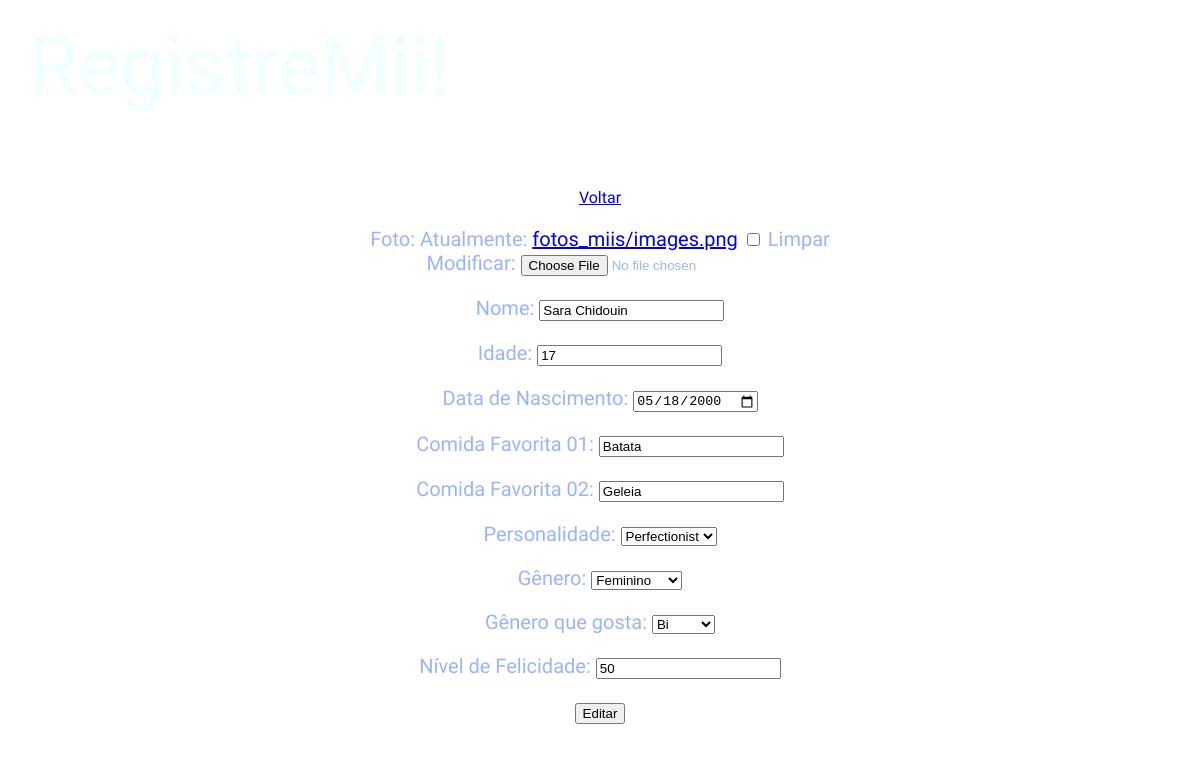
The page /miis/edit_mii/ilha/13/mii/16 (signed in) on the database its author committed.
### miis/models.py (models this page shows, shortened)
class Mii(models.Model):
    personalidade_escolha = {"Achiever":"Achiever", "Maverick":"Maverick", "Rogue":"Rogue", "Visionary":"Visionary", "Buddy":"Buddy", "Cheerleader":"Cheerleader", "Cheerleader":"Daydreamer", "Sweetie":"Sweetie", "Charmer":"Charmer", "Dynamo":"Dynamo", "Go-Getter":"Go-Getter", "Merrymaker":"Merrymaker", "Observer":"Observer", "Perfectionist":"Perfectionist", "Thinker":"Thinker", "Strategist":"Strategist"}
    genero_escolha = {"Masculino":"Masculino", "Feminino":"Feminino", "Não-binário":'Não-binário'}
    generoquegosta_escolha = {"Hetero":"Hetero", "Homo":"Homo", "Bi":"Bi"}
    foto_mii = models.ImageField(
        blank=True,
        null=True,
        upload_to='fotos_miis/'
    )
    nome_mii = models.CharField(
        max_length=20
    )
    idade_mii = models.PositiveIntegerField(
        blank=True,
        null=True
    )
    datadenascimento_mii = models.DateField(
        blank=True,
        null=True,
    )
    comidafavorita1_mii = models.CharField(
        blank=True, null=True
    )
    comidafavorita2_mii = models.CharField(
        blank=True, null=True
    )
    personalidade_mii = models.CharField(
        choices=personalidade_escolha
    )
    genero_mii = models.CharField(
        choices=genero_escolha
    )
    generoquegosta_mii = models.CharField(
        choices=generoquegosta_escolha,
        blank=True,
        null=True
    )
    felicidade_mii = models.IntegerField(
        default=0
    )
    ilha_mii = models.ForeignKey(Ilha, on_delete=models.CASCADE)

### miis/views.py (the view)
# urls.py: path('edit_mii/ilha/<ilha_id>/mii/<id>', views.edit_mii, name='edit_mii'),
@login_required
def edit_mii(request, ilha_id, id):
    mii_editar = Mii.objects.get(pk=id)
    form=MiiForm(request.POST or None,request.FILES or None, instance=mii_editar)
    if form.is_valid():
        form.save()
        return redirect('painelmii', ilha_id)
    return render(request, "painel/edit_mii.html", {'form':form, 'ilha_id' : ilha_id})

### miis/forms.py
class MiiForm(forms.ModelForm):
    class Meta:
        model=Mii
        fields=('foto_mii', 'nome_mii', 'idade_mii', 'datadenascimento_mii','comidafavorita1_mii','comidafavorita2_mii','personalidade_mii','genero_mii','generoquegosta_mii','felicidade_mii')
        labels = {
            'foto_mii' : 'Foto',
            'nome_mii' : 'Nome',
            'idade_mii' : 'Idade',
            'datadenascimento_mii' : 'Data de Nascimento',
            'comidafavorita1_mii': 'Comida Favorita 01',
            'comidafavorita2_mii': 'Comida Favorita 02',
            'personalidade_mii': 'Personalidade',
            'genero_mii': 'Gênero',
            'generoquegosta_mii': 'Gênero que gosta',
            'felicidade_mii': 'Nível de Felicidade',
        }
        widgets = {
            'datadenascimento_mii' : forms.DateInput(attrs={'type': 'date'}, format='%Y-%m-%d')
        }

### miis/templates/painel/edit_mii.html (shortened to what this page needs)
{% load static %}
<!DOCTYPE html>
<html>
    <head>
        <link rel="stylesheet" href="{% static 'css/estilo.css' %}">
    </head>
    <header>
    </header>
    <body>
        <div class="parent">
            <a href="{% url 'painelmii' ilha_id %}">Voltar</a>
            <form method="POST" enctype="multipart/form-data">
                {{ form.as_p }}
                <input type="submit" value="Editar">
            </form>
        </div>
    </body>
</html>

### accounts/static/css/estilo.css (style rules this page uses)
html { background-image: url(../imgs/aquarium.png); height: 100%; width: 100%; background-repeat: no-repeat; background-size: cover; background-position: center center; }
.parent { width: 40%; min-height: 70%; background-color:rgb(255, 255, 255); align-self: center; align-content: center; justify-content: center; text-align: center; border-radius: 30px; font-family: "Copse", serif; color:rgb(155, 179, 255); position: absolute; left: 50%; top: 57%; transform: translate(-50%, -50%); flex-direction: column; }
header { color:azure; font-size: 80px; margin-top: 20px; margin-left: 20px; font-family: "Palette Mosaic", system-ui; }
form { font-size: 20px; }

### rows shown on the page
Mii: nome_mii "Sara Chidouin", idade_mii "17", datadenascimento_mii "05/18/2000", comidafavorita1_mii "Batata", comidafavorita2_mii "Geleia", personalidade_mii "Perfectionist", genero_mii "Feminino", generoquegosta_mii "Bi", felicidade_mii "50"
